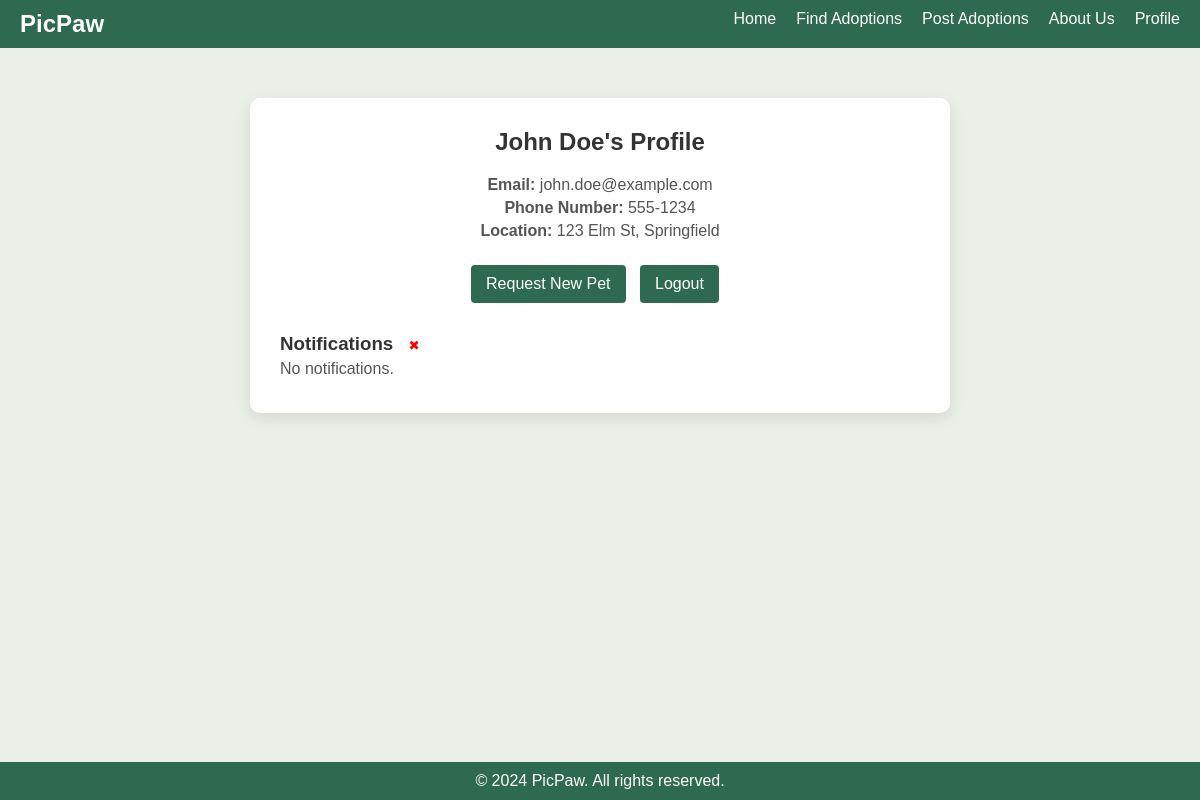
The app's page /profile.php (signed in) with its own data.
### tables this page shows
CREATE TABLE `Users` (
  `UserID` int(11) NOT NULL,
  `Email` varchar(100) NOT NULL,
  `Password` varchar(255) NOT NULL,
  `FirstName` varchar(50) NOT NULL,
  `LastName` varchar(50) NOT NULL,
  `Address` varchar(255) DEFAULT NULL,
  `PhoneNumber` varchar(20) NOT NULL,
  `Type` enum('User','Vet') NOT NULL,
  `Notification` text DEFAULT NULL,
  `CreatedAt` timestamp NOT NULL DEFAULT current_timestamp()
);

### profile.php (the view, shortened to what this page needs)
<?php
include 'db.php';
$userID = $_SESSION['user_id'];
$sql = "SELECT * FROM Users WHERE UserID = ?";
$stmt = $conn->prepare($sql);
$stmt->bind_param("i", $userID);
$stmt->execute();
$result = $stmt->get_result();
$user = $result->fetch_assoc();
$notifications = isset($user['Notification']) ? explode("\n", $user['Notification']) : [];
?>
<!DOCTYPE html>
<html lang="en">
<head>
</head>
<body>
    <nav>
        <div class="logo">
            <h1>PicPaw</h1>
        </div>
        <ul class="nav-links">
            <li><a href="index.php">Home</a></li>
            <li><a href="view_pets.php">Find Adoptions</a></li>
            <li><a href="add_pet.php">Post Adoptions</a></li>
            <li><a href="about.php">About Us</a></li>
            <?php if(isset($_SESSION['user_id'])): ?>
                <li><a href="profile.php">Profile</a></li>
            <?php endif; ?>
        </ul>
    </nav>
    <div class="container">
        <h2><?php echo htmlspecialchars($user['FirstName'] . " " . $user['LastName']); ?>'s Profile</h2>
        <p><strong>Email:</strong> <?php echo htmlspecialchars($user['Email']); ?></p>
        <p><strong>Phone Number:</strong> <?php echo htmlspecialchars($user['PhoneNumber']); ?></p>
        <p><strong>Location:</strong> <?php echo htmlspecialchars($user['Address']); ?></p>
        <a href="request_pet.php" class="btn">Request New Pet</a>
        <a href="logout.php" class="btn">Logout</a>
        <div class="notifications">
            <h3>Notifications
                <form method="POST" style="display: inline;">
                    <button type="submit" name="delete_notifications" style="background: none; border: none; color: red; cursor: pointer; margin-left: 10px;">✖</button>
                </form>
            </h3>
            <?php if (empty($notifications)): ?>
                <p>No notifications.</p>
            <?php endif; ?>
        </div>
    </div>
    <footer>
        <p>&copy; 2024 PicPaw. All rights reserved.</p>
    </footer>
</body>
</html>

### profile.php (style rules this page uses)
* { margin: 0; padding: 0; box-sizing: border-box; }
body { font-family: Arial, sans-serif; background-color: #eaf0e7; color: #333; }
nav { display: flex; justify-content: space-between; background-color: #2d6a4f; padding: 10px 20px; }
nav .logo h1 { color: white; }
nav .nav-links { display: flex; list-style: none; }
nav .nav-links li { margin-left: 20px; }
nav .nav-links a { color: white; text-decoration: none; }
.container { background-color: #fff; padding: 30px; border-radius: 10px; box-shadow: 0 5px 15px rgba(0, 0, 0, 0.1); max-width: 700px; margin: 50px auto; text-align: center; }
.container h2 { margin-bottom: 20px; font-size: 24px; color: #333; }
.container p { margin: 5px 0; color: #555; }
.btn { background-color: #2d6a4f; color: white; padding: 10px 15px; text-decoration: none; border-radius: 4px; display: inline-block; margin-right: 10px; margin-top: 20px; }
.notifications { margin-top: 30px; text-align: left; }
footer { background-color: #2d6a4f; color: white; text-align: center; padding: 10px; position: fixed; bottom: 0; width: 100%; }

### records on screen
users: FirstName+LastName "John Doe", Email "john.doe@example.com", PhoneNumber "555-1234", Address "123 Elm St, Springfield"
